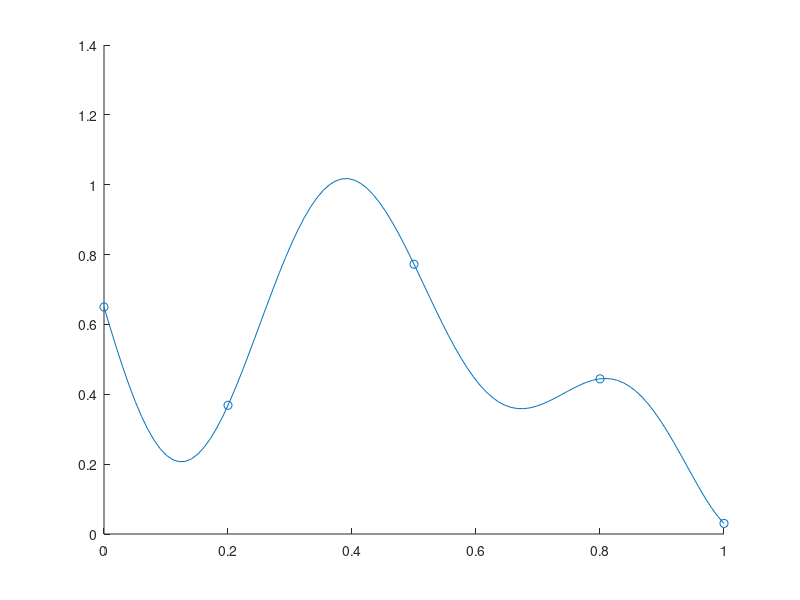

The MATLAB script that drew this image:
% clear all
isOctave = exist('OCTAVE_VERSION', 'builtin') ~= 0

X = [0.0;0.2;0.5;0.8;1.0];
f = @(x) 1-1/2.*(sin(12*x)./(1+x)+2*cos(7.*x).*x.^5+0.7)
y = f(X);

% session
x = reshape(0:(1/99):1,100,1);
if (length(getenv("GITHUB_ACTION"))>0)
    disp('in GITHUB_ACTION: skip plotting');
else
    if (isOctave)
        h = figure(1, 'Visible','off'); % no display
    else
        h = figure(1);       
        h.Visible = 'off'; % no display
    end
    hold on;
    plot(x,f(x));
    scatter(X,f(X));
end
